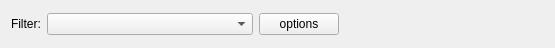
<ui version="4.0" >
 <class>FilterOpOptions</class>
 <widget class="QWidget" name="FilterOpOptions" >
  <property name="geometry" >
   <rect>
    <x>0</x>
    <y>0</y>
    <width>555</width>
    <height>48</height>
   </rect>
  </property>
  <property name="windowTitle" >
   <string>Form</string>
  </property>
  <layout class="QHBoxLayout" >
   <item>
    <widget class="QLabel" name="label" >
     <property name="text" >
      <string>Filter:</string>
     </property>
    </widget>
   </item>
   <item>
    <widget class="KisCmbIDList" name="filtersList" >
     <property name="sizePolicy" >
      <sizepolicy vsizetype="Fixed" hsizetype="MinimumExpanding" >
       <horstretch>0</horstretch>
       <verstretch>0</verstretch>
      </sizepolicy>
     </property>
    </widget>
   </item>
   <item>
    <widget class="KisPopupButton" name="popupButtonOptions" >
     <property name="text" >
      <string>options</string>
     </property>
    </widget>
   </item>
   <item>
    <spacer>
     <property name="orientation" >
      <enum>Qt::Horizontal</enum>
     </property>
     <property name="sizeHint" >
      <size>
       <width>40</width>
       <height>20</height>
      </size>
     </property>
    </spacer>
   </item>
  </layout>
 </widget>
 <customwidgets>
  <customwidget>
   <class>KisCmbIDList</class>
   <extends>QComboBox</extends>
   <header>kis_cmb_idlist.h</header>
  </customwidget>
  <customwidget>
   <class>KisPopupButton</class>
   <extends>QPushButton</extends>
   <header>kis_popup_button.h</header>
  </customwidget>
 </customwidgets>
 <resources/>
 <connections/>
</ui>
